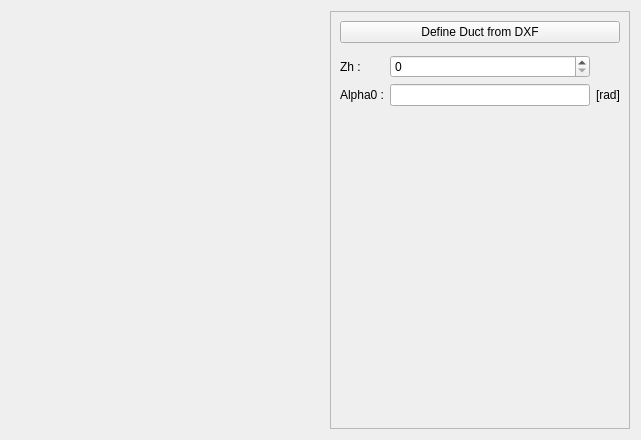
<?xml version="1.0" encoding="UTF-8"?>
<ui version="4.0">
 <class>PVentUD</class>
 <widget class="QWidget" name="PVentUD">
  <property name="geometry">
   <rect>
    <x>0</x>
    <y>0</y>
    <width>641</width>
    <height>440</height>
   </rect>
  </property>
  <property name="minimumSize">
   <size>
    <width>0</width>
    <height>440</height>
   </size>
  </property>
  <property name="maximumSize">
   <size>
    <width>16777215</width>
    <height>16777215</height>
   </size>
  </property>
  <property name="windowTitle">
   <string>Form</string>
  </property>
  <layout class="QHBoxLayout" name="horizontalLayout">
   <item>
    <widget class="MPLCanvas" name="w_viewer" native="true"/>
   </item>
   <item>
    <widget class="QScrollArea" name="scrollArea">
     <property name="minimumSize">
      <size>
       <width>300</width>
       <height>0</height>
      </size>
     </property>
     <property name="maximumSize">
      <size>
       <width>300</width>
       <height>16777215</height>
      </size>
     </property>
     <property name="widgetResizable">
      <bool>true</bool>
     </property>
     <widget class="QWidget" name="scrollAreaWidgetContents">
      <property name="geometry">
       <rect>
        <x>0</x>
        <y>0</y>
        <width>298</width>
        <height>416</height>
       </rect>
      </property>
      <layout class="QVBoxLayout" name="verticalLayout">
       <item>
        <widget class="QPushButton" name="b_dxf">
         <property name="text">
          <string>Define Duct from DXF</string>
         </property>
        </widget>
       </item>
       <item>
        <widget class="WPathSelectorV" name="w_path_json" native="true">
         <property name="sizePolicy">
          <sizepolicy hsizetype="Preferred" vsizetype="Preferred">
           <horstretch>0</horstretch>
           <verstretch>0</verstretch>
          </sizepolicy>
         </property>
        </widget>
       </item>
       <item>
        <layout class="QGridLayout" name="gridLayout">
         <item row="0" column="0">
          <widget class="QLabel" name="in_Zh">
           <property name="text">
            <string>Zh :</string>
           </property>
          </widget>
         </item>
         <item row="0" column="1">
          <widget class="QSpinBox" name="si_Zh"/>
         </item>
         <item row="1" column="0">
          <widget class="QLabel" name="in_Alpha0">
           <property name="text">
            <string>Alpha0 :</string>
           </property>
          </widget>
         </item>
         <item row="1" column="1">
          <widget class="FloatEdit" name="lf_Alpha0"/>
         </item>
         <item row="1" column="2">
          <widget class="QLabel" name="unit_Alpha0">
           <property name="text">
            <string>[rad]</string>
           </property>
          </widget>
         </item>
        </layout>
       </item>
       <item>
        <spacer name="verticalSpacer">
         <property name="orientation">
          <enum>Qt::Vertical</enum>
         </property>
         <property name="sizeHint" stdset="0">
          <size>
           <width>20</width>
           <height>40</height>
          </size>
         </property>
        </spacer>
       </item>
       <item>
        <widget class="WVentOut" name="w_out" native="true"/>
       </item>
      </layout>
     </widget>
    </widget>
   </item>
  </layout>
 </widget>
 <customwidgets>
  <customwidget>
   <class>FloatEdit</class>
   <extends>QLineEdit</extends>
   <header>.......GUI/Tools/FloatEdit.h</header>
  </customwidget>
  <customwidget>
   <class>WVentOut</class>
   <extends>QWidget</extends>
   <header>.......GUI.Dialog.DMachineSetup.SLamParam.DAVDuct.WVentOut.WVentOut.h</header>
   <container>1</container>
  </customwidget>
  <customwidget>
   <class>WPathSelectorV</class>
   <extends>QWidget</extends>
   <header>.......GUI.Tools.WPathSelector.WPathSelectorV</header>
   <container>1</container>
  </customwidget>
  <customwidget>
   <class>MPLCanvas</class>
   <extends>QWidget</extends>
   <header>.......GUI.Tools.MPLCanvas</header>
   <container>1</container>
  </customwidget>
 </customwidgets>
 <resources>
  <include location="../../../../../Resources/pyleecan.qrc"/>
  <include location="../../../../../Resources/pyleecan.qrc"/>
 </resources>
 <connections/>
</ui>
